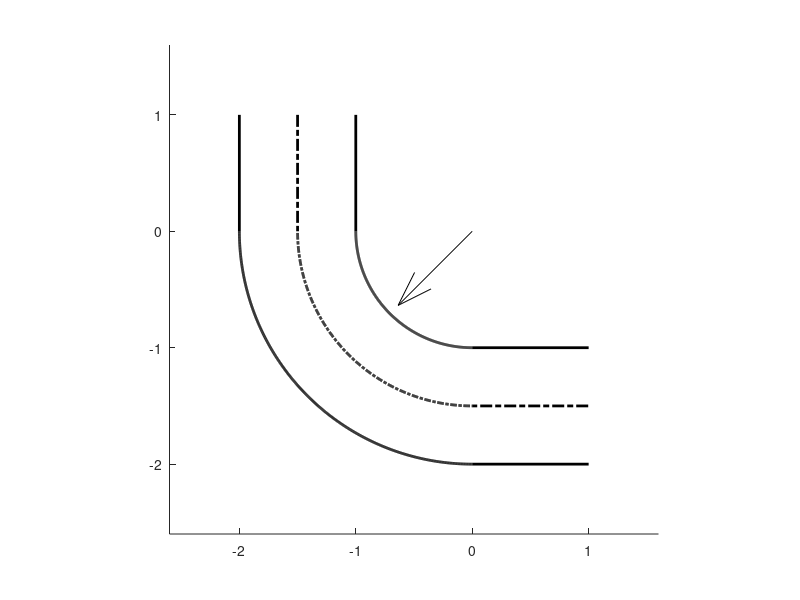

Reproduce this figure in MATLAB.
clc;
clear('all');

N    = 500;
Ones = ones(1,N);

% Construct the {x,y} for plotting the bend using polar coordinates and a transformation
rIn    = 1;
rOut   = 2;
rCL    = (rIn + rOut)/2;
theta  = linspace(pi,3*pi/2,N)  ;

[xBendIn  , yBendIn ] = pol2cart(theta , rIn );
[xBendOut , yBendOut] = pol2cart(theta , rOut);
[xBendCL  , yBendCL ] = pol2cart(theta , rCL );

% Begin plotting
figure(1);
clf();
hold('on');

% Plot the inside
plot([-rIn,-rIn,xBendIn,0,1],[1,0,yBendIn,-rIn,-rIn],'Color','k','LineWidth',2);

% Plot the outside
plot([-rOut,-rOut,xBendOut,0,1],[1,0,yBendOut,-rOut,-rOut],'Color','k','LineWidth',2);

% Plot the outside
plot([-rCL,-rCL,xBendCL,0,1],[1,0,yBendCL,-rCL,-rCL],'LineStyle','-.','Color','k','LineWidth',2);

% Axising padding algorithm
LimitsX = get(gca,'XLim');
LimitsY = get(gca,'YLim');
SpanX   = LimitsX(2) - LimitsX(1);
SpanY   = LimitsY(2) - LimitsY(1);
Scale   = 0.2;
ScaleX  = Scale;
ScaleY  = Scale;
LimitsX = LimitsX + [-1,1] * ScaleX * SpanX;
LimitsY = LimitsY + [-1,1] * ScaleY * SpanY;

% Set the axis
axis([LimitsX,LimitsY]);
axis('equal');

% Plot an arrow for dimensioning
quiver(0,0,cos(5*pi/4),sin(5*pi/4),'k','filled');


hold('off');